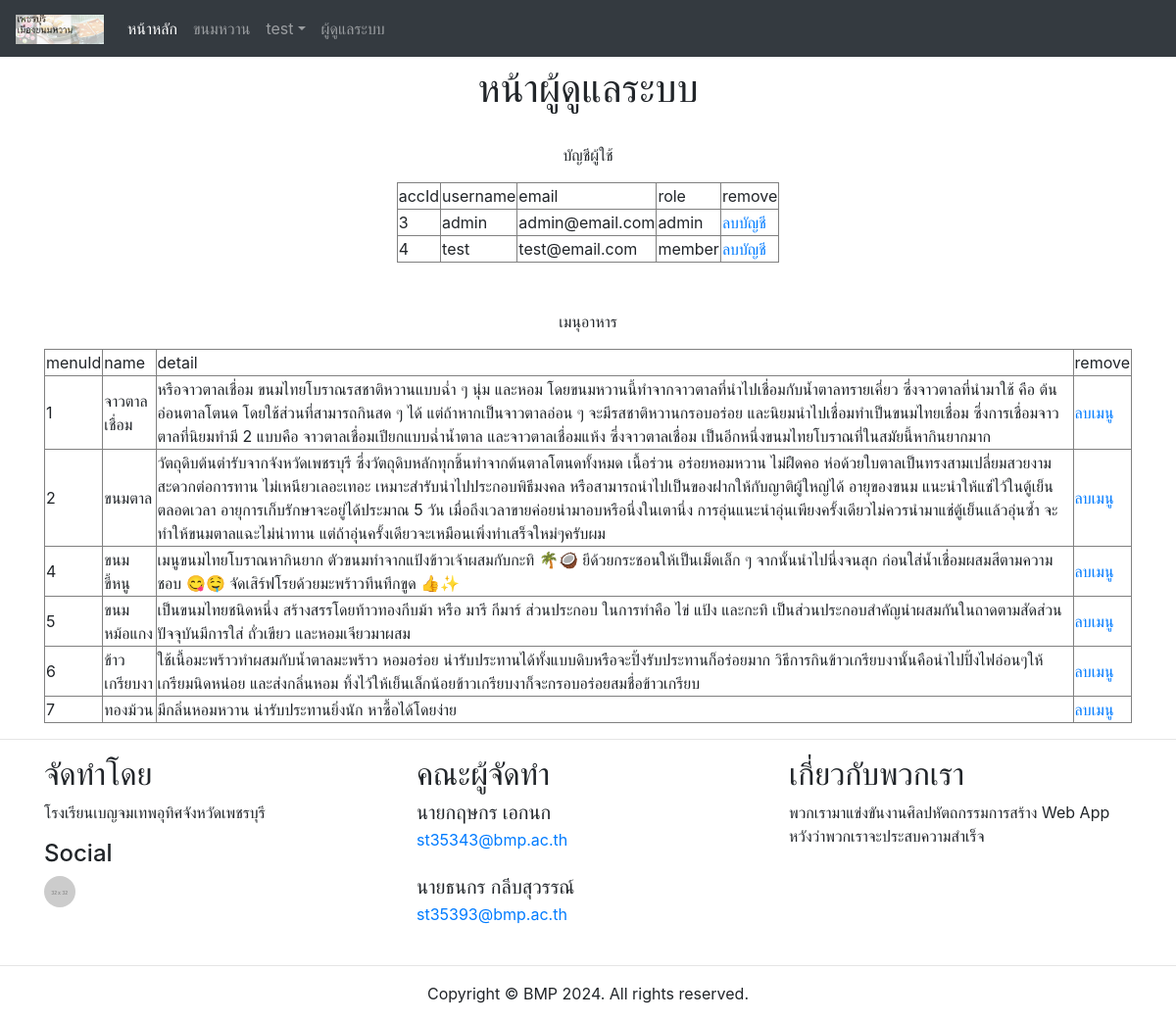
The app's page /madmin.php (signed in) with its own data.
### tables this page shows
CREATE TABLE `account` (
  `accId` int(20) NOT NULL,
  `username` varchar(100) DEFAULT NULL,
  `email` varchar(100) DEFAULT NULL,
  `password` varchar(100) DEFAULT NULL,
  `role` varchar(100) NOT NULL DEFAULT 'member'
);

CREATE TABLE `menu` (
  `menuId` int(20) NOT NULL,
  `name` varchar(100) DEFAULT NULL,
  `detail` varchar(1000) DEFAULT NULL,
  `pic` varchar(100) DEFAULT NULL
);

### madmin.php (the view, shortened to what this page needs)
<!DOCTYPE html>
<html lang="en">
  <head>
    <link href="css/bootstrap-4.4.1.css" rel="stylesheet">
    <?php session_start();
    require("connect.php");
    ?>
  </head>
  <body>
  <nav class="navbar navbar-expand-lg navbar-dark bg-dark">
      <a class="navbar-brand" href="index.php"><img src="images/logo.jpg" height ="30px"></a>
      <div class="collapse navbar-collapse" id="navbarSupportedContent">
        <ul class="navbar-nav mr-auto">
          <li class="nav-item active">
            <a class="nav-link" href="index.php">หน้าหลัก<span class="sr-only">(current)</span></a>
          </li>
          <li class="nav-item">
            <a class="nav-link" href="list.php">ขนมหวาน</a>
          </li>
          <?php
            if(isset($_SESSION["account"])) {
              echo ('
                <li class="nav-item dropdown">
                <a class="nav-link dropdown-toggle" href="#" id="navbarDropdown" role="button" data-toggle="dropdown" aria-haspopup="true" aria-expanded="false">'.$_SESSION["account"]["username"].'</a>
                <div class="dropdown-menu" aria-labelledby="navbarDropdown">
                <a class="dropdown-item" href="account.php">ข้อมูลส่วนตัว</a>
                <div class="dropdown-divider"></div>
                <a class="dropdown-item" href="logout.php">ออกจากระบบ</a>
                </div>
                </li>
                ');
            }
            else {
              echo ('
              <li class="nav-item">
              <a class="nav-link" href="login.php">เข้าสู่ระบบ</a>
              </li>
              ');
            }
          ?>
          <li class="nav-item">
              <a class="nav-link" href="admin.php">ผู้ดูแลระบบ</a>
            </li>
        </ul>
      </div>
    </nav>
    <div class="container mt-2">
      <center>
      <h1>หน้าผู้ดูแลระบบ</h1>
      <br>
      <p>บัญชีผู้ใช้</p>
      <table border="1px">
        <tr width="400px">
            <td>accId</td>
            <td>username</td>
            <td>email</td>
            <td>role</td>
            <td>remove</td>
        </tr>
      <?php
        $query_acc = "SELECT * FROM account";
        $result_acc = mysqli_query($conn, $query_acc);
        while ($row = $result_acc->fetch_assoc()):
      ?>
      <tr>
        <td><?php echo($row['accId']); ?></td>
        <td><?php echo($row['username']); ?></td>
        <td><?php echo($row['email']); ?></td>
        <td><?php echo($row['role']); ?></td>
        <td><a href="removeacc.php?id=<?php echo($row['accId']);?>">ลบบัญชี</a></td>
      </tr>
      <?php endwhile; ?>
      </table>
      <br><br>
      <p>เมนุอาหาร</p>
      <table border="1px">
        <tr width="400px">
            <td>menuId</td>
            <td>name</td>
            <td>detail</td>
            <td>remove</td>
        </tr>
      <?php
        $query_acc = "SELECT * FROM menu";
        $result_acc = mysqli_query($conn, $query_acc);
        while ($row = $result_acc->fetch_assoc()):
      ?>
      <tr>
        <td><?php echo($row['menuId']); ?></td>
        <td><?php echo($row['name']); ?></td>
        <td><?php echo($row['detail']); ?></td>
        <td><a href="removemenu.php?id=<?php echo($row['menuId']);?>">ลบเมนู</a></td>
      </tr>
      <?php endwhile; ?>
      </table>
    </center>
    </div>
    <hr>
    <div class="container">
      <div class="row">
        <div class="col-lg-4 col-md-6 col-sm-6 mb-md-0 mb-2">
          <h2>จัดทำโดย&nbsp;</h2>
          <address>
          โรงเรียนเบญจมเทพอุทิศจังหวัดเพชรบุรี&nbsp;
          </address>
          <h4>Social</h4>
          <div class="row">
            <div class="col-2"><a href="http://bmp.ac.th"><img class="rounded-circle" src="images/32X32.gif" alt=""></div></a>
          </div>
        </div>
        <div class="col-lg-4 col-md-6 col-12">
          <h2>คณะผู้จัดทำ&nbsp;</h2>
          <ul class="list-unstyled">
            <li class="media">
<div class="media-body">
            <h5 class="mt-0 mb-1">นายกฤษกร เอกนก&nbsp;</h5>
                <p class="mb-0"><a href="mailto:st35343@bmp.ac.th">st35343@bmp.ac.th</a></p>
              </div>
            </li>
            <li class="media my-4">
<div class="media-body">
            <h5 class="mt-0 mb-1">นายธนกร กลีบสุวรรณ์&nbsp;</h5>
                <p class="mb-0"><a href="mailto:st35393@bmp.ac.th">st35393@bmp.ac.th</a></p>
              </div>
            </li>
          </ul>
        </div>
        <div class="col-lg-4 col-12">
          <h2>เกี่ยวกับพวกเรา</h2>
          <p>พวกเรามาแข่งขันงานศิลปหัตถกรรมการสร้าง Web App หวังว่าพวกเราจะประสบความสำเร็จ</p>
        </div>
      </div>
    </div>
    <hr>
    <footer class="text-center">
      <div class="container">
        <div class="row">
          <div class="col-12">
            <p>Copyright © BMP 2024. All rights reserved.</p>
          </div>
        </div>
      </div>
    </footer>
  </body>
</html>

### records on screen
account: accId "3", username "admin", email "admin@email.com", role "admin"
account: accId "4", username "test", email "test@email.com", role "member"
menu: menuId "1", name "จาวตาลเชื่อม", detail "หรือจาวตาลเชื่อม ขนมไทยโบราณรสชาติหวานแบบฉ่ำ ๆ นุ่ม และหอม โดยขนมหวานนี้ทำจากจาวตาลที่นำไปเชื่อมกับน้ำตาลทรายเคี่ยว ซึ่งจาวตาลที่นำมาใช้ คือ ต้นอ่อนตาลโตนด โดยใช้ส่วนที่สามารถกินสด ๆ ได้ แต่ถ้าหากเป็นจาวตาลอ่อน ๆ จะมีรสชาติหวานกรอบอร่อย และนิยมนำไปเชื่อมทำเป็นขนมไทยเชื่อม ซึ่งการเชื่อมจาวตาลที่นิยมทำมี 2 แบบคือ จาวตาลเชื่อมเปียกแบบฉ่ำน้ำตาล และจาวตาลเชื่อมแห้ง ซึ่งจาวตาลเชื่อม เป็นอีกหนึ่งขนมไทยโบราณที่ในสมัยนี้หากินยากมาก"
menu: menuId "2", name "ขนมตาล", detail "วัตถุดิบต้นตำรับจากจังหวัดเพชรบุรี ซึ่งวัตถุดิบหลักทุกชิ้นทำจากต้นตาลโตนดทั้งหมด เนื้อร่วน อร่อยหอมหวาน ไม่ฝืดคอ ห่อด้วยใบตาลเป็นทรงสามเปลี่ยมสวยงาม สะดวกต่อการทาน ไม่เหนียวเลอะเทอะ เหมาะสำรับนำไปประกอบพิธีมงคล หรือสามารถนำไปเป็นของฝากให้กับญาติผู้ใหญ่ได้ อายุของขนม แนะนำให้แช่ไว้ในตู้เย็นตลอดเวลา อายุการเก็บรักษาจะอยู่ได้ประมาณ 5 วัน เมื่อถึงเวลาขายค่อยนำมาอบหรือนึ่งในเตานึ่ง การอุ่นแนะนำอุ่นเพียงครั้งเดียวไม่ควรนำมาแช่ตู้เย็นแล้วอุ่นซ้ำ จะทำให้ขนมตาลแฉะไม่น่าทาน แต่ถ้าอุ่นครั้งเดียวจะเหมือนเพิ่งทำเสร็จใหม่ๆครับผม"
menu: menuId "4", name "ขนมขี้หนู", detail "เมนูขนมไทยโบราณหากินยาก ตัวขนมทำจากแป้งข้าวเจ้าผสมกับกะทิ 🌴🥥 ยีด้วยกระชอนให้เป็นเม็ดเล็ก ๆ จากนั้นนำไปนึ่งจนสุก ก่อนใส่น้ำเชื่อมผสมสีตามความชอบ 😋🤤 จัดเสิร์ฟโรยด้วยมะพร้าวทึนทึกขูด 👍✨"
menu: menuId "5", name "ขนมหม้อแกง", detail "เป็นขนมไทยชนิดหนึ่ง สร้างสรรโดยท้าวทองกีบม้า หรือ มารี กีมาร์ ส่วนประกอบ ในการทําคือ ไข่ แป้ง และกะทิ เป็นส่วนประกอบสําคัญนำผสมกันในถาดตามสัดส่วน ปัจจุบันมีการใส่ ถั่วเขียว และหอมเจียวมาผสม"
menu: menuId "6", name "ข้าวเกรียบงา", detail "ใช้เนื้อมะพร้าวทำผสมกับน้ำตาลมะพร้าว หอมอร่อย น่ารับประทานได้ทั้งแบบดิบหรือจะปิ้งรับประทานก็อร่อยมาก วิธีการกินข้าวเกรียบงานั้นคือนำไปปิ้งไฟอ่อนๆให้เกรียมนิดหน่อย และส่งกลิ่นหอม ทิ้งไว้ให้เย็นเล็กน้อยข้าวเกรียบงาก็จะกรอบอร่อยสมชื่อข้าวเกรียบ"
menu: menuId "7", name "ทองม้วน", detail "มีกลิ่นหอมหวาน น่ารับประทานยิ่งนัก หาซื้อได้โดยง่าย"

### other values on screen
$_SESSION["account"]["username"] "test"
